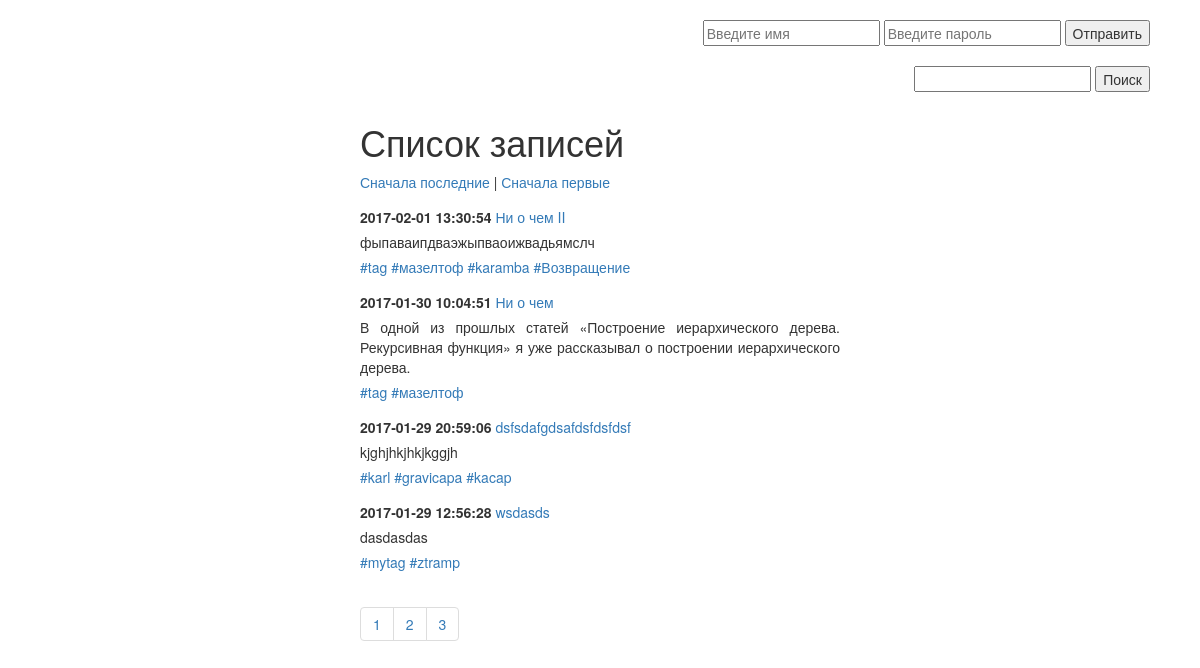
Before: / with the older database file.
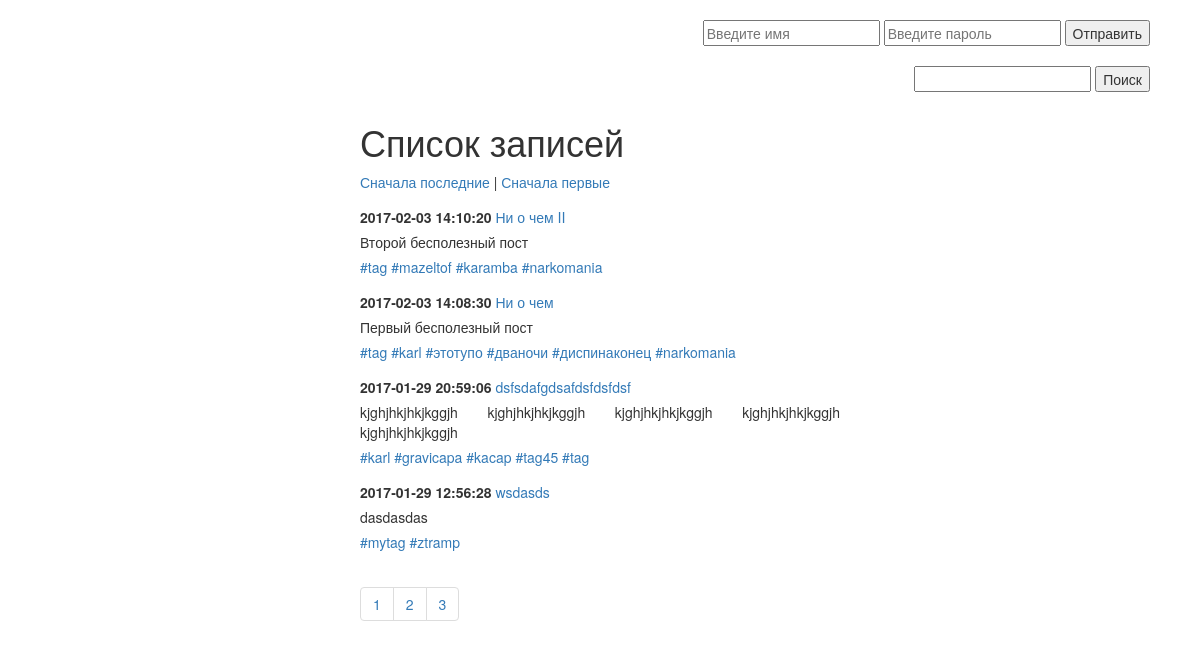
After: the same page with the newer database file.
### tables this page shows
CREATE TABLE `post` (
  `post_id` bigint(20) unsigned NOT NULL AUTO_INCREMENT,
  `post_title` varchar(255) DEFAULT NULL,
  `post_min_text` text,
  `post_text` text,
  `post_create_datetime` timestamp NULL DEFAULT NULL,
  `post_update_datetime` timestamp NOT NULL DEFAULT CURRENT_TIMESTAMP ON UPDATE CURRENT_TIMESTAMP,
  UNIQUE KEY `post_id` (`post_id`)
);

### include/pagination.php (the view, shortened to what this page needs)
<?php
require_once '/var/www/html/blog/include/db.php';
$items    = array();
$html     = NULL;
$limit    = 4;
$start    = isset($_GET['page'])   ? intval( $_GET['page'] )   : 0 ;
if ($_GET['sort'] == "new") {
	$sql = $link->query("SELECT post.* , group_concat(tag.tag_title) as tags FROM post LEFT JOIN post_to_tag USING (post_id) LEFT JOIN tag USING (tag_id) group by post.post_id  LIMIT $start,$limit ");
} else $sql = $link->query("SELECT post.* , group_concat(tag.tag_title) as tags FROM post LEFT JOIN post_to_tag USING (post_id) LEFT JOIN tag USING (tag_id) group by post.post_id DESC LIMIT $start,$limit ");
$res_select = $sql->fetchAll(PDO::FETCH_ASSOC);
if( is_array($items) ) {
    for($i=0;$i<count($res_select);$i++) { ?>
        	<div class="note">
				<p>
					<span class="date"><?=$res_select[$i]['post_create_datetime'];?></span>
					<a href="include/note.php?id=<?=$res_select[$i]['post_id']?>"><?=$res_select[$i]['post_title'];?></a>
				</p>
				<p>
					<?=$res_select[$i]['post_min_text'];?>
				</p>
				<?php if ($res_select[$i]['tags']) {
					     $value['tags'] = explode(',', $res_select[$i]['tags']);
					     foreach ($value['tags'] as $tag) {
					     	    ?>
                                  <span class="print_tag">
                                        <a href='include/posttotag.php?tag=<?=$tag?>'><?="#".$tag?></a>
                                  </span>
					     <?php  } ?>
				<?php } ?>
			</div>
     <?php
    }
}
$sql_count = $link ->query("SELECT COUNT(post_id) AS count FROM post");
$allItems_count = $sql_count->fetch(PDO::FETCH_OBJ)->count;
$pageCount = ceil( $allItems_count / $limit);
for( $i = 0; $i < $pageCount; $i++ ) {
    $html .= '<li><a href="index.php?page=' . ($i * $limit)  . '">' . ($i + 1)  . '</a></li>';
}
echo '<ul class="pagination">' . $html . '</ul>';

### index.php (shortened to what this page needs)
<?php
require_once '/var/www/html/blog/include/valid.php';
?>
<!DOCTYPE html>
<html lang="ru">
	<head>
		<link rel="stylesheet" href="css/bootstrap.css">
		<link rel="stylesheet" href="css/styless.css">
	</head>
	<body>
	        <div id="login_form" style=" margin-top: 10px; margin-right: 50px; text-align: right; ">
	          <?php if (!$_SESSION['logined']):?>
                    <form action="" method="post" class="">
                          <input type="text" name="name" placeholder="Введите имя">
                          <input type="password" name="password" placeholder="Введите пароль" class="">
                          <input name="sub" type="submit" value="Отправить">
                    </form>
              <?php else: echo "Welcome " . $_SESSION['user']. " ! ";?>
                    <a href='?exit' class="ex">Выход</a>
              <?php endif; ?>
            </div>
            <div id="search" style=" margin-top: 10px; margin-right: 50px; text-align: right; ">
	      	        <form method="post" action="include/search.php">
                         <input type="text" name="search_box" id="search_box" class='search_box'/>
                         <input type="submit" value="Поиск" class="search_button" /><br />
                    </form>
            </div>
		<div id="wrapper">
			<h1>Список записей</h1>
			<div id="sort">
				<a href="index.php?sort=new">Сначала последние</a> |
				<a href="index.php?sort=old">Сначала первые</a>
			</div>
                 <?php
                 require_once '/var/www/html/blog/include/pagination.php';
                 ?>
		</div>
	</body>
</html>

### css/styless.css (style rules this page uses)
#wrapper { width: 500px; margin: 0px auto; padding: 10px; text-align: justify; }
#wrapper > div { margin-bottom: 15px; }
#wrapper p { margin-bottom: 5px; }
.date { font-weight: bold; }
input[type="submit"] { margin-top:10px !important; }

Changed rows visible on the page:
removed post: post_create_datetime "2017-02-01 13:30:54", post_title "Ни о чем II", post_min_text "фыпаваипдваэжыпваоижвадьямслч", tag "tag", tag "мазелтоф", tag "karamba", tag "Возвращение"
removed post: post_create_datetime "2017-01-30 10:04:51", post_title "Ни о чем", post_min_text "В одной из прошлых статей «Построение иерархического дерева. Рекурсивная функция» я уже рассказывал о построении иерархического дерева.", tag "tag", tag "мазелтоф"
added post: post_create_datetime "2017-02-03 14:10:20", post_title "Ни о чем II", post_min_text "Второй бесполезный пост", tag "tag", tag "mazeltof", tag "karamba", tag "narkomania"
added post: post_create_datetime "2017-02-03 14:08:30", post_title "Ни о чем", post_min_text "Первый бесполезный пост", tag "tag", tag "karl", tag "этотупо", tag "дваночи", tag "диспинаконец", tag "narkomania"
changed post "dsfsdafgdsafdsfdsfdsf": post_min_text "kjghjhkjhkjkggjh" → "kjghjhkjhkjkggjh kjghjhkjhkjkggjh kjghjhkjhkjkggjh kjghjhkjhkjkggjh kjghjhkjhkjkggjh"
Other visible differences:
new list line: "# tag45"
new list line: "# tag"
